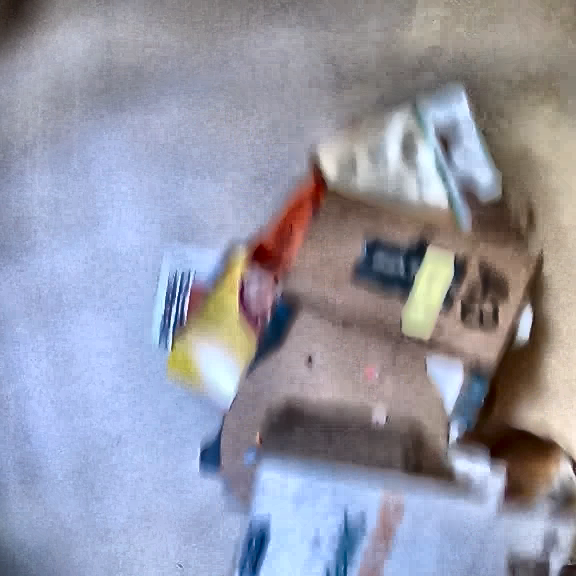
#> input picture john_images_for_IIC/cardboard_GH010258image-033.png, 576 x 576 px, found by its file name; its folder holds only this picture in this run
$ python deblur_images.py   (older library calls are emulated)
#> lines starting #> are read from the running program, lines starting #| are printed output that depends on the picture; long printed decimals are rounded
"""
AUTHOR: John Haas
DATE CREATED: July 26, 2021

DESCRIPTION: code that deblurs a bunch of images
NOTES:
-User needs to change filepath to location of folder
-Currently only tests on the first image
-Having an issue with overfitting as results are not that good
"""
import os
import cv2
from scipy.misc import face
from skimage import color, data, restoration
import matplotlib.pyplot as plt
import numpy as np

#variables to store best angle and best strength
best_strength = None
best_angle = None
best_matrix = None

#CHANGE THIS TO WHERE IMAGES ARE LOCATED
#place where images are stored
filepath = '/mnt/storage2/METRO_recycling/john_images_for_IIC'

#goes through images in given directory
for image in os.listdir(filepath):

    #reads the image, converts it to grey
    image = cv2.imread(filepath + "/" + image)
#> image is the input picture: shape (576, 576, 3); mean B, G, R 167.4, 151.9, 149.9
    gray = color.rgb2gray(image)
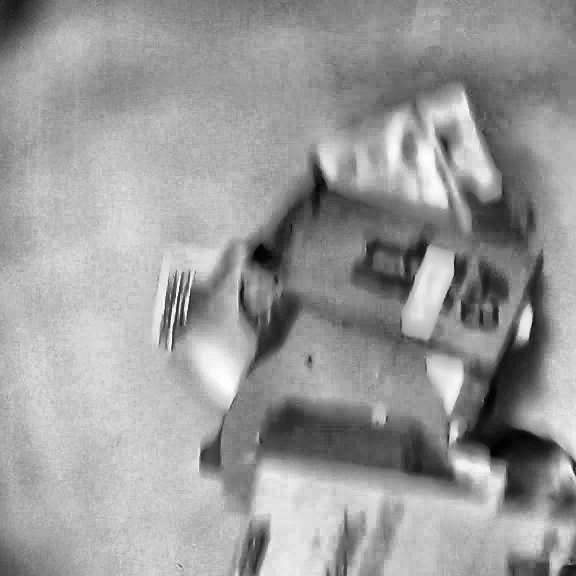
#> gray: shape (576, 576) float64; min 0.00707, max 0.995, mean 0.608

    #Calculates the Tenengrad of the image
    #SRC: rbaron.net/blog/2020/02/16/How-to-identify-blurry-images.html
    sx = cv2.Sobel(gray, cv2.CV_64F, 1, 0, ksize = 5)
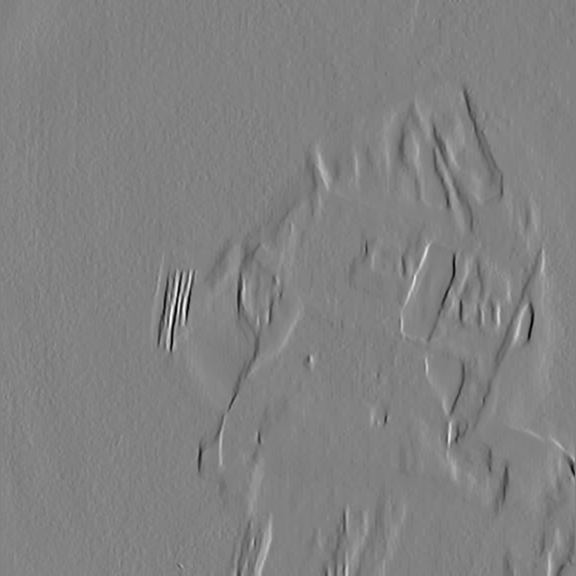
#> sx: shape (576, 576) float64; min -37.15, max 35.94, mean 0; drawn with min black and max white
    sy = cv2.Sobel(gray, cv2.CV_64F, 0, 1, ksize = 5)
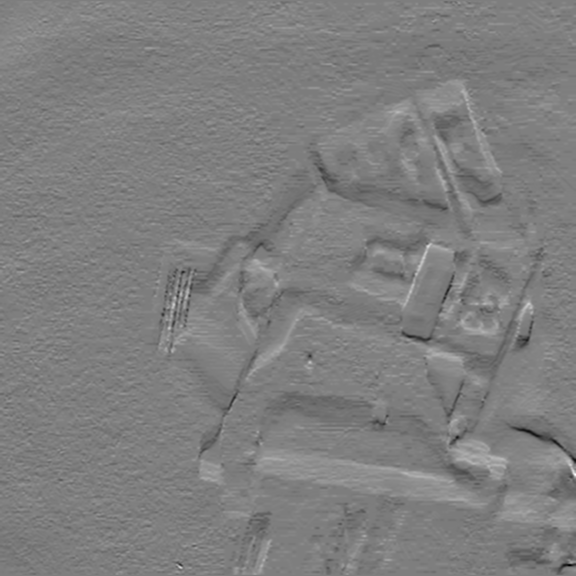
#> sy: shape (576, 576) float64; min -17.95, max 18.12, mean 0.0313; drawn with min black and max white
    best_blur = cv2.magnitude(sx, sy).mean()
#> best_blur = 1.75

    #Use this line if you want to optimize the Lapacian instead of the Tenengrad
    """
    Currently not used as we predict it is more likely to overfit
    as the wiener algorithm optimizes the Laplacian
    """
    #best_blur = cv2.Laplacian(gray, cv2.CV_64F).var()

    print("First blur: " + str(best_blur))
#| First blur: 1.748

    #shows the image that will be deblured
    plt.imshow(gray)
    plt.show()

    #used to store current psf_matrix we are using
    strength = None
    angle = None
    psf_matrix = None


    #goes through file containing psf_matrixes and reads it line by line
#> (the run stopped early here; a loop or call above may not have finished)

$ run again, on john_images_for_IIC/cardboard_GH010263image-028.png
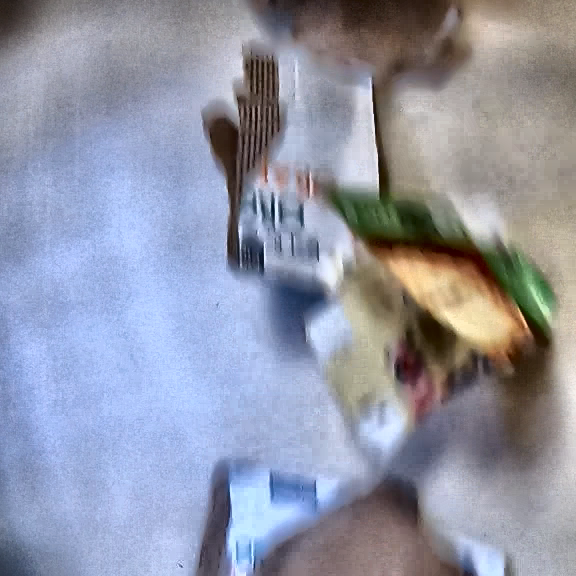
#> input picture john_images_for_IIC/cardboard_GH010263image-028.png, 576 x 576 px, found by its file name
#> image is the input picture: shape (576, 576, 3); mean B, G, R 166.7, 150.1, 146.1
#> `gray = color.rgb2gray(image)`:
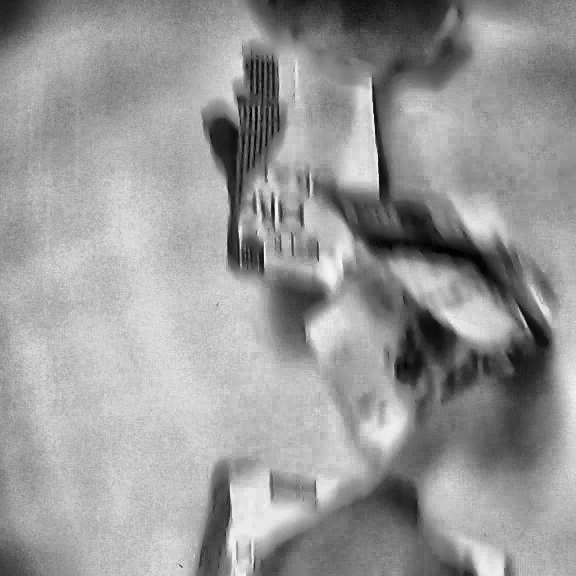
#> gray: shape (576, 576) float64; min 0.00679, max 0.974, mean 0.601
#> `sy = cv2.Sobel(gray, cv2.CV_64F, 0, 1, ksize = 5)`:
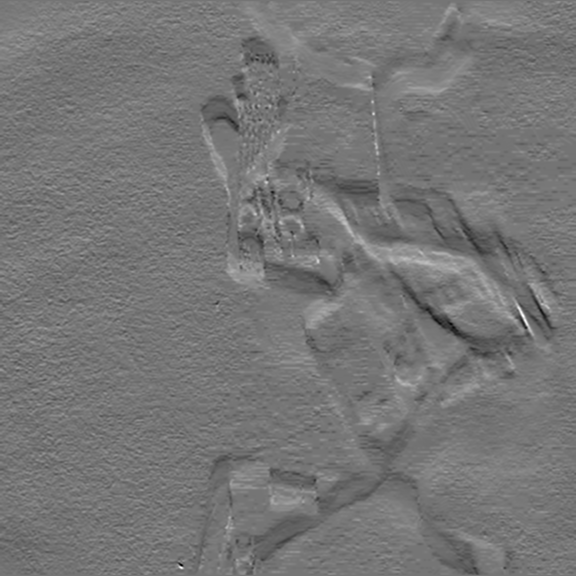
#> sy: shape (576, 576) float64; min -13.09, max 15.2, mean 0.0485; drawn with min black and max white
#> best_blur = 1.8
#| First blur: 1.802

$ run again, on john_images_for_IIC/cardboard_GH010263image-036.png
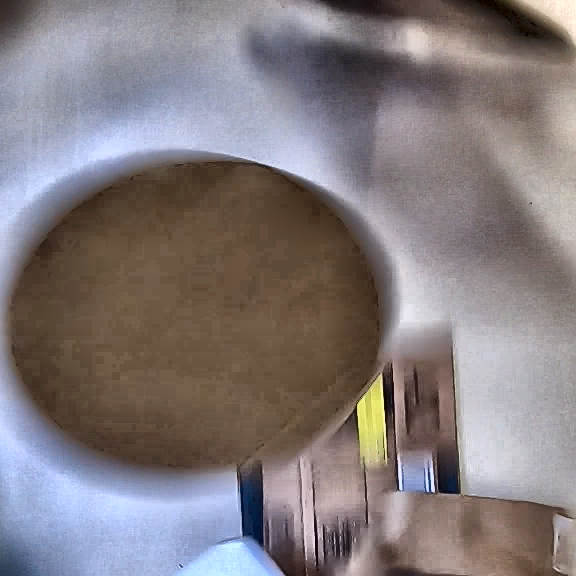
#> input picture john_images_for_IIC/cardboard_GH010263image-036.png, 576 x 576 px, found by its file name
#> image is the input picture: shape (576, 576, 3); mean B, G, R 125.4, 123.3, 131.6
#> `gray = color.rgb2gray(image)`:
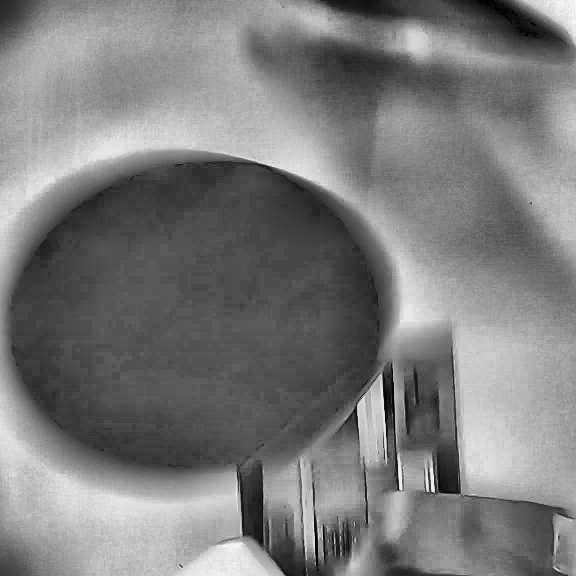
#> gray: shape (576, 576) float64; min 0.00283, max 0.972, mean 0.488
#> `sy = cv2.Sobel(gray, cv2.CV_64F, 0, 1, ksize = 5)`:
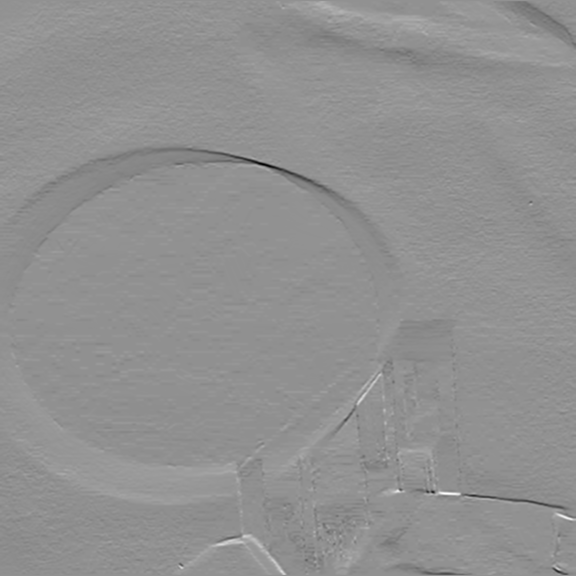
#> sy: shape (576, 576) float64; min -33.51, max 25.4, mean 0; drawn with min black and max white
#> best_blur = 1.47
#| First blur: 1.471

$ run again, on john_images_for_IIC/cardboard_GH010259image-038.png
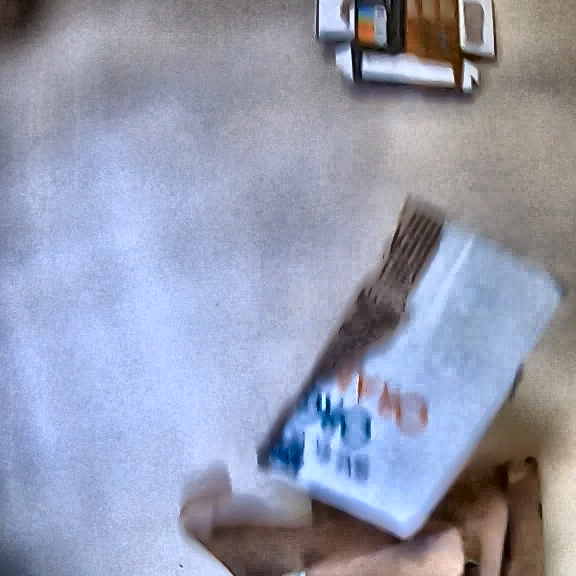
#> input picture john_images_for_IIC/cardboard_GH010259image-038.png, 576 x 576 px, found by its file name
#> image is the input picture: shape (576, 576, 3); mean B, G, R 176.2, 154.8, 149.1
#> `gray = color.rgb2gray(image)`:
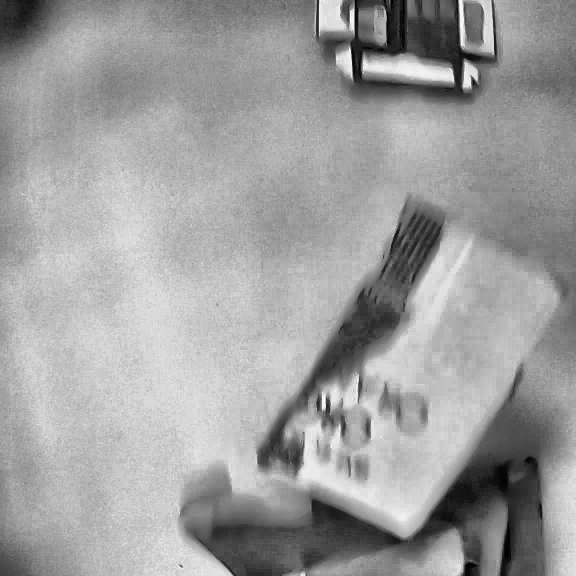
#> gray: shape (576, 576) float64; min 0.00417, max 0.975, mean 0.623
#> `sy = cv2.Sobel(gray, cv2.CV_64F, 0, 1, ksize = 5)`:
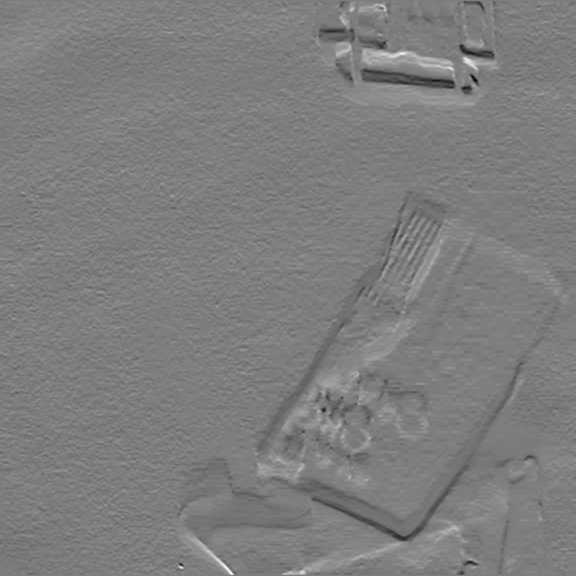
#> sy: shape (576, 576) float64; min -20.29, max 20.81, mean 0; drawn with min black and max white
#> best_blur = 1.71
#| First blur: 1.711
